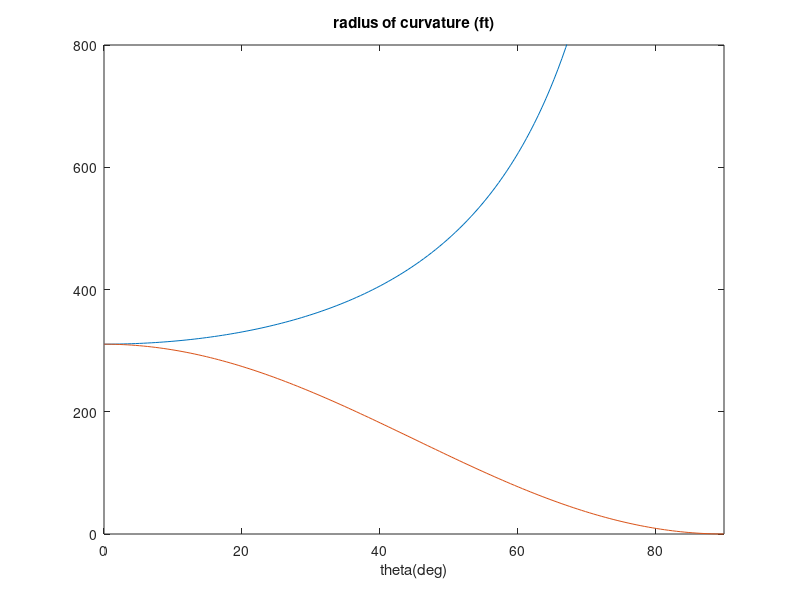

Reproduce this figure in MATLAB.
v0=100;
g=32.2;
theta=0:0.01:pi/2;
rho_i=v0^2/g./cos(theta);
rho_a=(v0*cos(theta)).^2/g;
plot(theta*180/pi,rho_i,theta*180/pi,rho_a)
xlabel('theta(deg)')
title('radius of curvature (ft)')
axis([0 90 0 800])